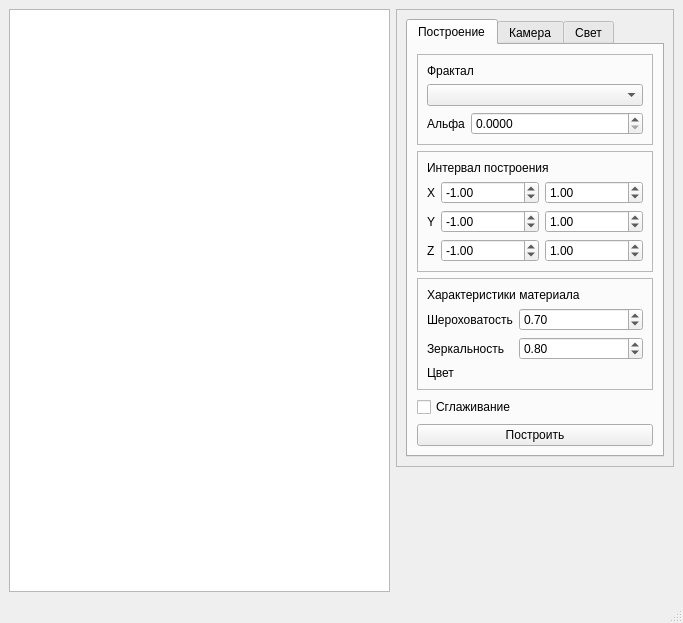
<?xml version="1.0" encoding="UTF-8"?>
<ui version="4.0">
 <class>MainWindow</class>
 <widget class="QMainWindow" name="MainWindow">
  <property name="geometry">
   <rect>
    <x>0</x>
    <y>0</y>
    <width>683</width>
    <height>623</height>
   </rect>
  </property>
  <property name="windowTitle">
   <string>MainWindow</string>
  </property>
  <widget class="QWidget" name="centralwidget">
   <layout class="QHBoxLayout" name="horizontalLayout">
    <item>
     <widget class="QGraphicsView" name="graphicsView"/>
    </item>
    <item alignment="Qt::AlignTop">
     <widget class="QFrame" name="frame">
      <property name="sizePolicy">
       <sizepolicy hsizetype="Fixed" vsizetype="Minimum">
        <horstretch>0</horstretch>
        <verstretch>0</verstretch>
       </sizepolicy>
      </property>
      <property name="frameShape">
       <enum>QFrame::StyledPanel</enum>
      </property>
      <property name="frameShadow">
       <enum>QFrame::Raised</enum>
      </property>
      <layout class="QVBoxLayout" name="verticalLayout">
       <item>
        <widget class="QTabWidget" name="tabWidget">
         <property name="sizePolicy">
          <sizepolicy hsizetype="Fixed" vsizetype="Fixed">
           <horstretch>0</horstretch>
           <verstretch>0</verstretch>
          </sizepolicy>
         </property>
         <property name="currentIndex">
          <number>0</number>
         </property>
         <widget class="QWidget" name="fractal">
          <attribute name="title">
           <string>Построение</string>
          </attribute>
          <layout class="QGridLayout" name="gridLayout">
           <item row="1" column="2" colspan="2">
            <widget class="QFrame" name="frame_3">
             <property name="sizePolicy">
              <sizepolicy hsizetype="Preferred" vsizetype="Minimum">
               <horstretch>0</horstretch>
               <verstretch>0</verstretch>
              </sizepolicy>
             </property>
             <property name="frameShape">
              <enum>QFrame::StyledPanel</enum>
             </property>
             <property name="frameShadow">
              <enum>QFrame::Raised</enum>
             </property>
             <layout class="QGridLayout" name="gridLayout_4">
              <item row="1" column="0">
               <widget class="QLabel" name="label_14">
                <property name="sizePolicy">
                 <sizepolicy hsizetype="Fixed" vsizetype="Preferred">
                  <horstretch>0</horstretch>
                  <verstretch>0</verstretch>
                 </sizepolicy>
                </property>
                <property name="text">
                 <string>X</string>
                </property>
               </widget>
              </item>
              <item row="0" column="0" colspan="3">
               <widget class="QLabel" name="label_13">
                <property name="text">
                 <string>Интервал построения</string>
                </property>
               </widget>
              </item>
              <item row="1" column="2">
               <widget class="QDoubleSpinBox" name="upper_x">
                <property name="minimum">
                 <double>-10.000000000000000</double>
                </property>
                <property name="maximum">
                 <double>10.000000000000000</double>
                </property>
                <property name="singleStep">
                 <double>0.100000000000000</double>
                </property>
                <property name="value">
                 <double>1.000000000000000</double>
                </property>
               </widget>
              </item>
              <item row="2" column="0">
               <widget class="QLabel" name="label_15">
                <property name="sizePolicy">
                 <sizepolicy hsizetype="Fixed" vsizetype="Preferred">
                  <horstretch>0</horstretch>
                  <verstretch>0</verstretch>
                 </sizepolicy>
                </property>
                <property name="text">
                 <string>Y</string>
                </property>
               </widget>
              </item>
              <item row="2" column="1">
               <widget class="QDoubleSpinBox" name="bottom_y">
                <property name="minimum">
                 <double>-10.000000000000000</double>
                </property>
                <property name="maximum">
                 <double>10.000000000000000</double>
                </property>
                <property name="singleStep">
                 <double>0.100000000000000</double>
                </property>
                <property name="value">
                 <double>-1.000000000000000</double>
                </property>
               </widget>
              </item>
              <item row="1" column="1">
               <widget class="QDoubleSpinBox" name="bottom_x">
                <property name="minimum">
                 <double>-10.000000000000000</double>
                </property>
                <property name="maximum">
                 <double>10.000000000000000</double>
                </property>
                <property name="singleStep">
                 <double>0.100000000000000</double>
                </property>
                <property name="value">
                 <double>-1.000000000000000</double>
                </property>
               </widget>
              </item>
              <item row="2" column="2">
               <widget class="QDoubleSpinBox" name="upper_y">
                <property name="minimum">
                 <double>-10.000000000000000</double>
                </property>
                <property name="maximum">
                 <double>10.000000000000000</double>
                </property>
                <property name="singleStep">
                 <double>0.100000000000000</double>
                </property>
                <property name="value">
                 <double>1.000000000000000</double>
                </property>
               </widget>
              </item>
              <item row="3" column="0">
               <widget class="QLabel" name="label_16">
                <property name="sizePolicy">
                 <sizepolicy hsizetype="Fixed" vsizetype="Preferred">
                  <horstretch>0</horstretch>
                  <verstretch>0</verstretch>
                 </sizepolicy>
                </property>
                <property name="text">
                 <string>Z</string>
                </property>
               </widget>
              </item>
              <item row="3" column="1">
               <widget class="QDoubleSpinBox" name="bottom_z">
                <property name="minimum">
                 <double>-10.000000000000000</double>
                </property>
                <property name="maximum">
                 <double>10.000000000000000</double>
                </property>
                <property name="singleStep">
                 <double>0.100000000000000</double>
                </property>
                <property name="value">
                 <double>-1.000000000000000</double>
                </property>
               </widget>
              </item>
              <item row="3" column="2">
               <widget class="QDoubleSpinBox" name="upper_z">
                <property name="minimum">
                 <double>-10.000000000000000</double>
                </property>
                <property name="maximum">
                 <double>10.000000000000000</double>
                </property>
                <property name="singleStep">
                 <double>0.100000000000000</double>
                </property>
                <property name="value">
                 <double>1.000000000000000</double>
                </property>
               </widget>
              </item>
             </layout>
            </widget>
           </item>
           <item row="0" column="2" colspan="2">
            <widget class="QFrame" name="frame_2">
             <property name="sizePolicy">
              <sizepolicy hsizetype="Preferred" vsizetype="Minimum">
               <horstretch>0</horstretch>
               <verstretch>0</verstretch>
              </sizepolicy>
             </property>
             <property name="frameShape">
              <enum>QFrame::StyledPanel</enum>
             </property>
             <property name="frameShadow">
              <enum>QFrame::Raised</enum>
             </property>
             <layout class="QGridLayout" name="gridLayout_5">
              <item row="2" column="0">
               <widget class="QLabel" name="alphaLabel">
                <property name="sizePolicy">
                 <sizepolicy hsizetype="Fixed" vsizetype="Preferred">
                  <horstretch>0</horstretch>
                  <verstretch>0</verstretch>
                 </sizepolicy>
                </property>
                <property name="text">
                 <string>Альфа</string>
                </property>
               </widget>
              </item>
              <item row="2" column="1">
               <widget class="QDoubleSpinBox" name="alphaSpinBox">
                <property name="decimals">
                 <number>4</number>
                </property>
                <property name="maximum">
                 <double>1.000000000000000</double>
                </property>
                <property name="singleStep">
                 <double>0.100000000000000</double>
                </property>
                <property name="stepType">
                 <enum>QAbstractSpinBox::DefaultStepType</enum>
                </property>
               </widget>
              </item>
              <item row="1" column="0" colspan="2">
               <widget class="QComboBox" name="fractalComboBox"/>
              </item>
              <item row="0" column="0" colspan="2">
               <widget class="QLabel" name="label_11">
                <property name="sizePolicy">
                 <sizepolicy hsizetype="Preferred" vsizetype="Fixed">
                  <horstretch>0</horstretch>
                  <verstretch>0</verstretch>
                 </sizepolicy>
                </property>
                <property name="text">
                 <string>Фрактал</string>
                </property>
               </widget>
              </item>
             </layout>
            </widget>
           </item>
           <item row="4" column="2" colspan="2">
            <widget class="QCheckBox" name="approximateFractal">
             <property name="sizePolicy">
              <sizepolicy hsizetype="Minimum" vsizetype="Minimum">
               <horstretch>0</horstretch>
               <verstretch>0</verstretch>
              </sizepolicy>
             </property>
             <property name="text">
              <string>Сглаживание</string>
             </property>
            </widget>
           </item>
           <item row="6" column="2" colspan="2">
            <widget class="QPushButton" name="buildImageButton">
             <property name="sizePolicy">
              <sizepolicy hsizetype="Expanding" vsizetype="Minimum">
               <horstretch>0</horstretch>
               <verstretch>0</verstretch>
              </sizepolicy>
             </property>
             <property name="text">
              <string>Построить</string>
             </property>
            </widget>
           </item>
           <item row="2" column="2" colspan="2">
            <widget class="QFrame" name="material_frame">
             <property name="frameShape">
              <enum>QFrame::StyledPanel</enum>
             </property>
             <property name="frameShadow">
              <enum>QFrame::Raised</enum>
             </property>
             <layout class="QGridLayout" name="gridLayout_6">
              <item row="2" column="1">
               <widget class="QDoubleSpinBox" name="metallicSpinBox">
                <property name="maximum">
                 <double>1.000000000000000</double>
                </property>
                <property name="singleStep">
                 <double>0.100000000000000</double>
                </property>
                <property name="value">
                 <double>0.800000000000000</double>
                </property>
               </widget>
              </item>
              <item row="1" column="1">
               <widget class="QDoubleSpinBox" name="roughnessSpinBox">
                <property name="maximum">
                 <double>1.000000000000000</double>
                </property>
                <property name="singleStep">
                 <double>0.100000000000000</double>
                </property>
                <property name="value">
                 <double>0.700000000000000</double>
                </property>
               </widget>
              </item>
              <item row="1" column="0">
               <widget class="QLabel" name="label_17">
                <property name="sizePolicy">
                 <sizepolicy hsizetype="Fixed" vsizetype="Preferred">
                  <horstretch>0</horstretch>
                  <verstretch>0</verstretch>
                 </sizepolicy>
                </property>
                <property name="text">
                 <string>Шероховатость</string>
                </property>
               </widget>
              </item>
              <item row="2" column="0">
               <widget class="QLabel" name="label_18">
                <property name="sizePolicy">
                 <sizepolicy hsizetype="Fixed" vsizetype="Preferred">
                  <horstretch>0</horstretch>
                  <verstretch>0</verstretch>
                 </sizepolicy>
                </property>
                <property name="text">
                 <string>Зеркальность</string>
                </property>
               </widget>
              </item>
              <item row="0" column="0" colspan="2">
               <widget class="QLabel" name="label_12">
                <property name="text">
                 <string>Характеристики материала</string>
                </property>
               </widget>
              </item>
              <item row="3" column="0">
               <widget class="QLabel" name="label_10">
                <property name="sizePolicy">
                 <sizepolicy hsizetype="Preferred" vsizetype="Fixed">
                  <horstretch>0</horstretch>
                  <verstretch>0</verstretch>
                 </sizepolicy>
                </property>
                <property name="text">
                 <string>Цвет</string>
                </property>
               </widget>
              </item>
             </layout>
            </widget>
           </item>
          </layout>
         </widget>
         <widget class="QWidget" name="camera">
          <attribute name="title">
           <string>Камера</string>
          </attribute>
          <layout class="QGridLayout" name="gridLayout_2">
           <item row="10" column="0" colspan="2">
            <widget class="QFrame" name="frame_8">
             <property name="frameShape">
              <enum>QFrame::StyledPanel</enum>
             </property>
             <property name="frameShadow">
              <enum>QFrame::Raised</enum>
             </property>
             <layout class="QGridLayout" name="gridLayout_3">
              <item row="2" column="0">
               <widget class="QLabel" name="label_8">
                <property name="sizePolicy">
                 <sizepolicy hsizetype="Fixed" vsizetype="Fixed">
                  <horstretch>0</horstretch>
                  <verstretch>0</verstretch>
                 </sizepolicy>
                </property>
                <property name="text">
                 <string>Y</string>
                </property>
               </widget>
              </item>
              <item row="0" column="0" colspan="2">
               <widget class="QLabel" name="label_2">
                <property name="sizePolicy">
                 <sizepolicy hsizetype="Preferred" vsizetype="Fixed">
                  <horstretch>0</horstretch>
                  <verstretch>0</verstretch>
                 </sizepolicy>
                </property>
                <property name="text">
                 <string>Перемещение</string>
                </property>
               </widget>
              </item>
              <item row="1" column="0">
               <widget class="QLabel" name="label_7">
                <property name="sizePolicy">
                 <sizepolicy hsizetype="Fixed" vsizetype="Fixed">
                  <horstretch>0</horstretch>
                  <verstretch>0</verstretch>
                 </sizepolicy>
                </property>
                <property name="text">
                 <string>X</string>
                </property>
               </widget>
              </item>
              <item row="1" column="1">
               <widget class="QDoubleSpinBox" name="translationX">
                <property name="minimum">
                 <double>-100.000000000000000</double>
                </property>
                <property name="maximum">
                 <double>100.000000000000000</double>
                </property>
               </widget>
              </item>
              <item row="2" column="1">
               <widget class="QDoubleSpinBox" name="translationY">
                <property name="minimum">
                 <double>-100.000000000000000</double>
                </property>
                <property name="maximum">
                 <double>100.000000000000000</double>
                </property>
               </widget>
              </item>
              <item row="3" column="0">
               <widget class="QLabel" name="label_9">
                <property name="sizePolicy">
                 <sizepolicy hsizetype="Fixed" vsizetype="Fixed">
                  <horstretch>0</horstretch>
                  <verstretch>0</verstretch>
                 </sizepolicy>
                </property>
                <property name="text">
                 <string>Z</string>
                </property>
               </widget>
              </item>
              <item row="3" column="1">
               <widget class="QDoubleSpinBox" name="translationZ">
                <property name="minimum">
                 <double>-100.000000000000000</double>
                </property>
                <property name="maximum">
                 <double>100.000000000000000</double>
                </property>
               </widget>
              </item>
             </layout>
            </widget>
           </item>
           <item row="0" column="0" colspan="2">
            <widget class="QFrame" name="frame_4">
             <property name="sizePolicy">
              <sizepolicy hsizetype="Preferred" vsizetype="Fixed">
               <horstretch>0</horstretch>
               <verstretch>0</verstretch>
              </sizepolicy>
             </property>
             <property name="frameShape">
              <enum>QFrame::StyledPanel</enum>
             </property>
             <property name="frameShadow">
              <enum>QFrame::Raised</enum>
             </property>
             <layout class="QFormLayout" name="formLayout">
              <item row="0" column="0">
               <widget class="QLabel" name="label">
                <property name="sizePolicy">
                 <sizepolicy hsizetype="Preferred" vsizetype="Fixed">
                  <horstretch>0</horstretch>
                  <verstretch>0</verstretch>
                 </sizepolicy>
                </property>
                <property name="text">
                 <string>Поворот</string>
                </property>
               </widget>
              </item>
              <item row="1" column="0">
               <widget class="QLabel" name="label_3">
                <property name="sizePolicy">
                 <sizepolicy hsizetype="Fixed" vsizetype="Fixed">
                  <horstretch>0</horstretch>
                  <verstretch>0</verstretch>
                 </sizepolicy>
                </property>
                <property name="text">
                 <string>X</string>
                </property>
               </widget>
              </item>
              <item row="1" column="1">
               <widget class="QDoubleSpinBox" name="rotationX">
                <property name="minimum">
                 <double>-100.000000000000000</double>
                </property>
                <property name="maximum">
                 <double>100.000000000000000</double>
                </property>
               </widget>
              </item>
              <item row="2" column="0">
               <widget class="QLabel" name="label_4">
                <property name="sizePolicy">
                 <sizepolicy hsizetype="Fixed" vsizetype="Fixed">
                  <horstretch>0</horstretch>
                  <verstretch>0</verstretch>
                 </sizepolicy>
                </property>
                <property name="text">
                 <string>Y</string>
                </property>
               </widget>
              </item>
              <item row="2" column="1">
               <widget class="QDoubleSpinBox" name="rotationY">
                <property name="minimum">
                 <double>-100.000000000000000</double>
                </property>
                <property name="maximum">
                 <double>100.000000000000000</double>
                </property>
               </widget>
              </item>
              <item row="3" column="0">
               <widget class="QLabel" name="label_5">
                <property name="sizePolicy">
                 <sizepolicy hsizetype="Fixed" vsizetype="Fixed">
                  <horstretch>0</horstretch>
                  <verstretch>0</verstretch>
                 </sizepolicy>
                </property>
                <property name="text">
                 <string>Z</string>
                </property>
               </widget>
              </item>
              <item row="3" column="1">
               <widget class="QDoubleSpinBox" name="rotationZ">
                <property name="minimum">
                 <double>-100.000000000000000</double>
                </property>
                <property name="maximum">
                 <double>100.000000000000000</double>
                </property>
               </widget>
              </item>
              <item row="4" column="0">
               <widget class="QLabel" name="label_6">
                <property name="text">
                 <string>Угол</string>
                </property>
               </widget>
              </item>
              <item row="4" column="1">
               <widget class="QSpinBox" name="rotationAlpha">
                <property name="minimum">
                 <number>-180</number>
                </property>
                <property name="maximum">
                 <number>180</number>
                </property>
               </widget>
              </item>
              <item row="5" column="0" colspan="2">
               <widget class="QPushButton" name="rotationApply">
                <property name="text">
                 <string>Применить</string>
                </property>
               </widget>
              </item>
             </layout>
            </widget>
           </item>
           <item row="11" column="0">
            <widget class="QPushButton" name="translationApply">
             <property name="text">
              <string>Применить</string>
             </property>
            </widget>
           </item>
          </layout>
         </widget>
         <widget class="QWidget" name="light">
          <attribute name="title">
           <string>Свет</string>
          </attribute>
          <layout class="QVBoxLayout" name="verticalLayout_2">
           <item>
            <widget class="QFrame" name="frame_5">
             <property name="sizePolicy">
              <sizepolicy hsizetype="Preferred" vsizetype="Fixed">
               <horstretch>0</horstretch>
               <verstretch>0</verstretch>
              </sizepolicy>
             </property>
             <property name="frameShape">
              <enum>QFrame::StyledPanel</enum>
             </property>
             <property name="frameShadow">
              <enum>QFrame::Raised</enum>
             </property>
             <layout class="QGridLayout" name="gridLayout_7">
              <item row="1" column="1">
               <widget class="QDoubleSpinBox" name="ambientLightIntensity">
                <property name="maximum">
                 <double>1.000000000000000</double>
                </property>
                <property name="singleStep">
                 <double>0.100000000000000</double>
                </property>
                <property name="value">
                 <double>0.400000000000000</double>
                </property>
               </widget>
              </item>
              <item row="1" column="0">
               <widget class="QLabel" name="label_22">
                <property name="text">
                 <string>Интенсивность</string>
                </property>
               </widget>
              </item>
              <item row="0" column="0" colspan="2">
               <widget class="QLabel" name="label_19">
                <property name="sizePolicy">
                 <sizepolicy hsizetype="Preferred" vsizetype="Fixed">
                  <horstretch>0</horstretch>
                  <verstretch>0</verstretch>
                 </sizepolicy>
                </property>
                <property name="text">
                 <string>Внешний</string>
                </property>
               </widget>
              </item>
             </layout>
            </widget>
           </item>
           <item>
            <widget class="QFrame" name="frame_6">
             <property name="sizePolicy">
              <sizepolicy hsizetype="Preferred" vsizetype="Fixed">
               <horstretch>0</horstretch>
               <verstretch>0</verstretch>
              </sizepolicy>
             </property>
             <property name="frameShape">
              <enum>QFrame::StyledPanel</enum>
             </property>
             <property name="frameShadow">
              <enum>QFrame::Raised</enum>
             </property>
             <layout class="QGridLayout" name="gridLayout_8">
              <item row="3" column="0">
               <widget class="QDoubleSpinBox" name="directedLightX">
                <property name="minimum">
                 <double>-100.000000000000000</double>
                </property>
                <property name="maximum">
                 <double>100.000000000000000</double>
                </property>
                <property name="singleStep">
                 <double>1.000000000000000</double>
                </property>
                <property name="value">
                 <double>10.000000000000000</double>
                </property>
               </widget>
              </item>
              <item row="2" column="1">
               <widget class="QLabel" name="label_26">
                <property name="text">
                 <string>Y</string>
                </property>
               </widget>
              </item>
              <item row="2" column="0">
               <widget class="QLabel" name="label_25">
                <property name="text">
                 <string>X</string>
                </property>
               </widget>
              </item>
              <item row="3" column="1">
               <widget class="QDoubleSpinBox" name="directedLightY">
                <property name="minimum">
                 <double>-100.000000000000000</double>
                </property>
                <property name="maximum">
                 <double>100.000000000000000</double>
                </property>
                <property name="singleStep">
                 <double>1.000000000000000</double>
                </property>
                <property name="value">
                 <double>10.000000000000000</double>
                </property>
               </widget>
              </item>
              <item row="2" column="2">
               <widget class="QLabel" name="label_27">
                <property name="text">
                 <string>Z</string>
                </property>
               </widget>
              </item>
              <item row="3" column="2">
               <widget class="QDoubleSpinBox" name="directedLightZ">
                <property name="minimum">
                 <double>-100.000000000000000</double>
                </property>
                <property name="maximum">
                 <double>100.000000000000000</double>
                </property>
                <property name="singleStep">
                 <double>1.000000000000000</double>
                </property>
                <property name="value">
                 <double>-10.000000000000000</double>
                </property>
               </widget>
              </item>
              <item row="1" column="2">
               <widget class="QDoubleSpinBox" name="directedLightIntensity">
                <property name="maximum">
                 <double>1.000000000000000</double>
                </property>
                <property name="singleStep">
                 <double>0.100000000000000</double>
                </property>
                <property name="value">
                 <double>0.700000000000000</double>
                </property>
               </widget>
              </item>
              <item row="1" column="0" colspan="2">
               <widget class="QLabel" name="label_23">
                <property name="sizePolicy">
                 <sizepolicy hsizetype="Preferred" vsizetype="Fixed">
                  <horstretch>0</horstretch>
                  <verstretch>0</verstretch>
                 </sizepolicy>
                </property>
                <property name="text">
                 <string>Интенсивность</string>
                </property>
               </widget>
              </item>
              <item row="0" column="0" colspan="3">
               <widget class="QLabel" name="label_20">
                <property name="sizePolicy">
                 <sizepolicy hsizetype="Preferred" vsizetype="Fixed">
                  <horstretch>0</horstretch>
                  <verstretch>0</verstretch>
                 </sizepolicy>
                </property>
                <property name="text">
                 <string>Направленный</string>
                </property>
               </widget>
              </item>
             </layout>
            </widget>
           </item>
           <item>
            <widget class="QFrame" name="frame_7">
             <property name="sizePolicy">
              <sizepolicy hsizetype="Preferred" vsizetype="Fixed">
               <horstretch>0</horstretch>
               <verstretch>0</verstretch>
              </sizepolicy>
             </property>
             <property name="frameShape">
              <enum>QFrame::StyledPanel</enum>
             </property>
             <property name="frameShadow">
              <enum>QFrame::Raised</enum>
             </property>
             <layout class="QGridLayout" name="gridLayout_9">
              <item row="3" column="0">
               <widget class="QDoubleSpinBox" name="positionedLightX">
                <property name="minimum">
                 <double>-100.000000000000000</double>
                </property>
                <property name="maximum">
                 <double>100.000000000000000</double>
                </property>
                <property name="singleStep">
                 <double>1.000000000000000</double>
                </property>
               </widget>
              </item>
              <item row="2" column="2">
               <widget class="QLabel" name="label_30">
                <property name="text">
                 <string>Z</string>
                </property>
               </widget>
              </item>
              <item row="2" column="1">
               <widget class="QLabel" name="label_29">
                <property name="text">
                 <string>Y</string>
                </property>
               </widget>
              </item>
              <item row="1" column="0" colspan="2">
               <widget class="QLabel" name="label_24">
                <property name="sizePolicy">
                 <sizepolicy hsizetype="Preferred" vsizetype="Fixed">
                  <horstretch>0</horstretch>
                  <verstretch>0</verstretch>
                 </sizepolicy>
                </property>
                <property name="text">
                 <string>Интенсивность</string>
                </property>
               </widget>
              </item>
              <item row="3" column="2">
               <widget class="QDoubleSpinBox" name="positionedLightZ">
                <property name="minimum">
                 <double>-100.000000000000000</double>
                </property>
                <property name="maximum">
                 <double>100.000000000000000</double>
                </property>
                <property name="singleStep">
                 <double>1.000000000000000</double>
                </property>
               </widget>
              </item>
              <item row="0" column="0" colspan="3">
               <widget class="QLabel" name="label_21">
                <property name="sizePolicy">
                 <sizepolicy hsizetype="Preferred" vsizetype="Fixed">
                  <horstretch>0</horstretch>
                  <verstretch>0</verstretch>
                 </sizepolicy>
                </property>
                <property name="text">
                 <string>Точечный</string>
                </property>
               </widget>
              </item>
              <item row="2" column="0">
               <widget class="QLabel" name="label_28">
                <property name="text">
                 <string>X</string>
                </property>
               </widget>
              </item>
              <item row="1" column="2">
               <widget class="QDoubleSpinBox" name="positionedLightIntensity">
                <property name="maximum">
                 <double>1.000000000000000</double>
                </property>
                <property name="singleStep">
                 <double>0.100000000000000</double>
                </property>
               </widget>
              </item>
              <item row="3" column="1">
               <widget class="QDoubleSpinBox" name="positionedLightY">
                <property name="minimum">
                 <double>-100.000000000000000</double>
                </property>
                <property name="maximum">
                 <double>100.000000000000000</double>
                </property>
                <property name="singleStep">
                 <double>1.000000000000000</double>
                </property>
               </widget>
              </item>
             </layout>
            </widget>
           </item>
           <item>
            <widget class="QPushButton" name="applyLightButton">
             <property name="text">
              <string>Применить</string>
             </property>
            </widget>
           </item>
          </layout>
         </widget>
        </widget>
       </item>
      </layout>
     </widget>
    </item>
   </layout>
  </widget>
  <widget class="QMenuBar" name="menubar">
   <property name="geometry">
    <rect>
     <x>0</x>
     <y>0</y>
     <width>683</width>
     <height>22</height>
    </rect>
   </property>
  </widget>
  <widget class="QStatusBar" name="statusbar"/>
 </widget>
 <tabstops>
  <tabstop>graphicsView</tabstop>
  <tabstop>tabWidget</tabstop>
  <tabstop>fractalComboBox</tabstop>
  <tabstop>alphaSpinBox</tabstop>
  <tabstop>bottom_x</tabstop>
  <tabstop>upper_x</tabstop>
  <tabstop>bottom_y</tabstop>
  <tabstop>upper_y</tabstop>
  <tabstop>bottom_z</tabstop>
  <tabstop>upper_z</tabstop>
  <tabstop>roughnessSpinBox</tabstop>
  <tabstop>metallicSpinBox</tabstop>
  <tabstop>approximateFractal</tabstop>
  <tabstop>buildImageButton</tabstop>
  <tabstop>rotationX</tabstop>
  <tabstop>rotationY</tabstop>
  <tabstop>rotationZ</tabstop>
  <tabstop>rotationAlpha</tabstop>
  <tabstop>rotationApply</tabstop>
  <tabstop>translationX</tabstop>
  <tabstop>translationY</tabstop>
  <tabstop>translationZ</tabstop>
  <tabstop>translationApply</tabstop>
  <tabstop>ambientLightIntensity</tabstop>
  <tabstop>directedLightIntensity</tabstop>
  <tabstop>directedLightX</tabstop>
  <tabstop>directedLightY</tabstop>
  <tabstop>directedLightZ</tabstop>
  <tabstop>positionedLightIntensity</tabstop>
  <tabstop>positionedLightX</tabstop>
  <tabstop>positionedLightY</tabstop>
  <tabstop>positionedLightZ</tabstop>
  <tabstop>applyLightButton</tabstop>
 </tabstops>
 <resources/>
 <connections/>
</ui>
